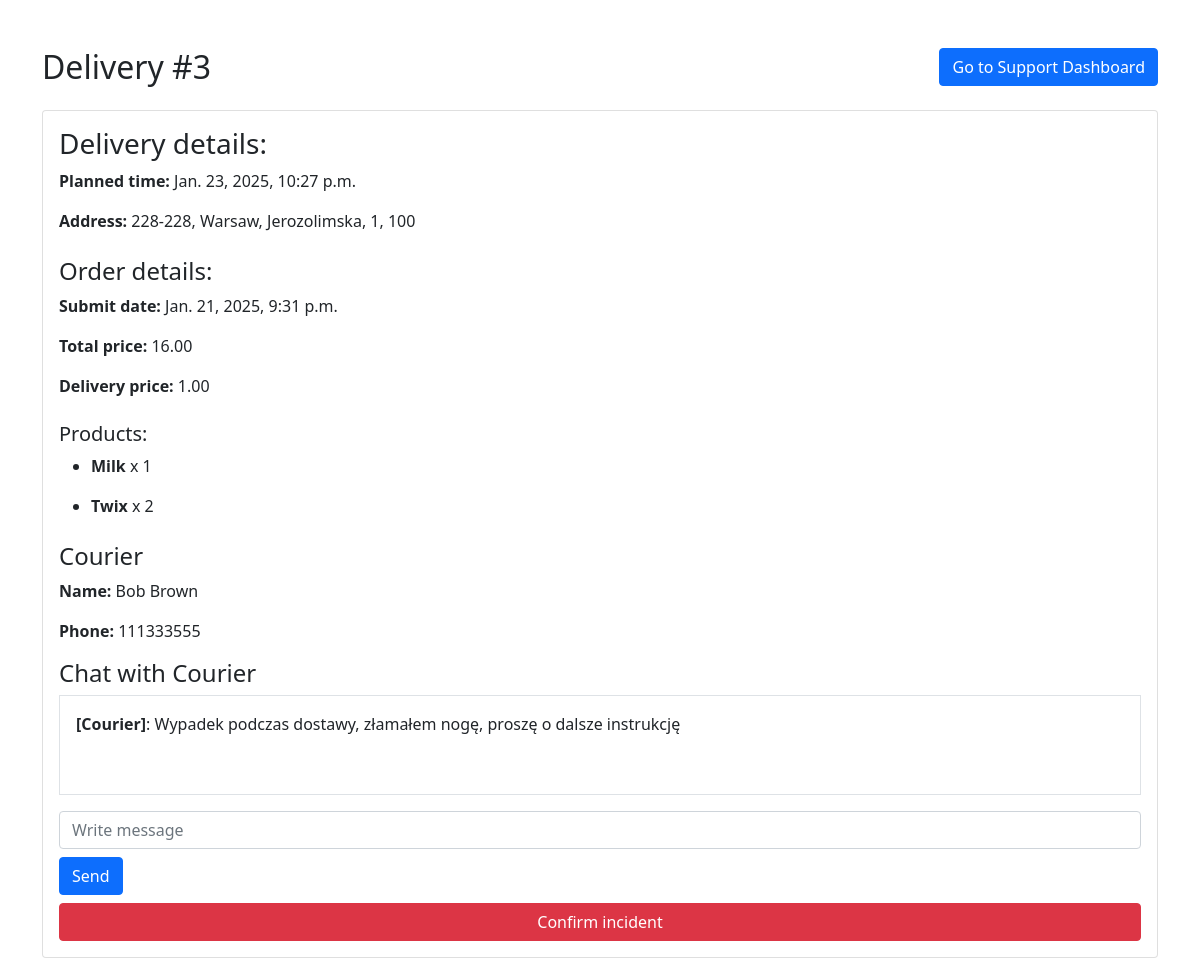
Screenshot of /delivery/3/ with the database file from the repository.
### shop/models.py (models this page shows, shortened)
class Delivery(models.Model):
    planned_time = DateTimeField()
    arrived_time = DateTimeField(null=True, blank=True)
    order = ForeignKey(Order, on_delete=models.CASCADE, related_name='deliveries')
    deliverer = ForeignKey(Worker, null=True, blank=True, on_delete=models.CASCADE, related_name='deliveries')
    address = ForeignKey(Address, on_delete=models.CASCADE)
    delivery_leave_place = ForeignKey(DeliveryLeavePlace, on_delete=models.CASCADE)
    delivery_stage = ForeignKey(DeliveryStage, on_delete=models.CASCADE, default=1)

class Address(models.Model):
    city = CharField(max_length=255)
    street = CharField(max_length=255, null=True, blank=True)
    house_number = CharField(max_length=255)
    apartment_number = IntegerField(null=True, blank=True)
    postal_code = CharField(max_length=25)

class Order(models.Model):
    order_date = models.DateTimeField(auto_now_add=True)
    total_price = models.DecimalField(max_digits=10, decimal_places=2, null=True, blank=True)
    delivery_price = models.DecimalField(max_digits=10, decimal_places=2)
    client = models.ForeignKey('Client', on_delete=models.CASCADE, related_name='orders')
    products = models.ManyToManyField('Product', through='OrderProduct', related_name='orders')

class OrderProduct(models.Model):
    order = models.ForeignKey(Order, on_delete=models.CASCADE, related_name="order_products")
    product = models.ForeignKey(Product, on_delete=models.CASCADE)
    quantity = models.PositiveIntegerField()

class Product(models.Model):
    name = CharField(max_length=255)
    description = TextField(null=True, blank=True)
    price = DecimalField(max_digits=19, decimal_places=2)
    image = ImageField(upload_to='products/', default=None, blank=True, null=True)
    discount = DecimalField(max_digits=5, decimal_places=2) # not as percents, but as 0.2 and 0.05 an etc
    above_18_years = models.BooleanField(default=False)
    category = ForeignKey(ProductCategory, on_delete=models.CASCADE, related_name='products')
    vat = ForeignKey(VAT, on_delete=models.CASCADE)

class Worker(models.Model):
    phone_number = CharField(max_length=15, unique=True)
    salary = DecimalField(max_digits=19, decimal_places=2)
    fire_date = DateTimeField(null=True, blank=True)
    role = ForeignKey(WorkerRole, on_delete=models.CASCADE,
                      related_name='workers')  # WorkerRole.objects.get(pk=1).workers.all() - returns all workers with that role
    user = OneToOneField(User, on_delete=models.CASCADE,
                         related_name='worker_profile')  # User.objects.get(pk=1).worker_profile goes from User to Worker

### shop/views/workers.py (the view)
# urls.py: path('delivery/<int:d_id>/', workers.delivery, name='delivery'),
def delivery(request, d_id):
    chat_messages = [
        {'sender': 'Courier', 'message': 'Wypadek podczas dostawy, złamałem nogę, proszę o dalsze instrukcję'},
    ]
    delivery = Delivery.objects.get(pk=d_id)
    order = delivery.order
    order_products = order.order_products.all()
    courier = delivery.deliverer
    client = order.client
    incident = delivery.incidents.last()
    products = Product.objects.all()
    context = {
        'd_id': d_id,
        'delivery': delivery,
        "order": order,
        "order_products": order_products,
        'courier': courier,
        'client': client,
        'chat_messages': chat_messages,
        'incident': incident,
        'products': products
    }
    return render(request, 'shop/workers/delivery.html', context)

### shop/templates/shop/workers/delivery.html (shortened to what this page needs)
{% extends 'base.html' %}
{% load static %}
{% block content %}
    <div class="container mt-5">
        <div class="d-flex justify-content-between align-items-center mb-4">
            <h2 class="text-center mb-0">Delivery #{{ delivery.pk }}</h2>
            <a href="{% url 'support_dashboard' %}" class="btn btn-primary">
                Go to Support Dashboard
            </a>
        </div>
        <div class="card">
            <div class="card-body">
                <h3>Delivery details:</h3>
                <p><strong>Planned time:</strong> {{ delivery.planned_time }}</p>
                <p>
                    <strong>Address:</strong> {{ delivery.address.postal_code }}, {{ delivery.address.city }}, {{ delivery.address.street }}, {{ delivery.address.house_number }}, {{ delivery.address.apartment_number }}
                </p>
                <h4 class="mt-4">Order details:</h4>
                <p><strong>Submit date:</strong> {{ order.order_date }}</p>
                <p><strong>Total price:</strong> {{ order.total_price }}</p>
                <p><strong>Delivery price:</strong> {{ order.delivery_price }}</p>
                <h5 class="mt-4">Products:</h5>
                <ul>
                    {% for order_product in order_products %}
                        <li>
                            <p><strong>{{ order_product.product.name }}</strong> x {{ order_product.quantity }}</p>
                        </li>
                    {% endfor %}
                </ul>
                <h4 class="mt-4">Courier</h4>
                <p><strong>Name:</strong> {{ courier.user.first_name }} {{ courier.user.last_name }}</p>
                <p><strong>Phone:</strong> {{ courier.phone_number }}</p>
                <h4>Chat with Courier</h4>
                <div class="border p-3" style="height: 100px; overflow-y: scroll;" id="chat-window">
                    {% for chat in chat_messages %}
                        <div>
                            <strong>[{{ chat.sender }}]</strong>: {{ chat.message }}
                        </div>
                    {% endfor %}
                </div>
                <div class="mt-3">
                    <input type="text" id="message-input" class="form-control" placeholder="Write message">
                    <button class="btn btn-primary mt-2" id="send-button">Send</button>
                </div>
                {% if not incident %}
                    <button class="btn btn-danger mt-2 w-100" id="confirm-button" data-delivery-id="{{ delivery.id }}">
                        Confirm incident
                    </button>
                {% endif %}
                </div>
            </div>
        </div>
{% endblock %}

### rows the page displays
Delivery: pk "3", planned_time "Jan. 23, 2025, 10:27 p.m.", address.postal_code "228-228", address.city "Warsaw", address.street "Jerozolimska", address.house_number "1", address.apartment_number "100"
Order: order_date "Jan. 21, 2025, 9:31 p.m.", total_price "16.00", delivery_price "1.00"
OrderProduct: product.name "Milk", quantity "1"
OrderProduct: product.name "Twix", quantity "2"
Worker: user.first_name "Bob", user.last_name "Brown", phone_number "111333555"

### other values shown
{{ chat.sender }} "Courier"
{{ chat.message }} "Wypadek podczas dostawy, złamałem nogę, proszę o dalsze instrukcję"
